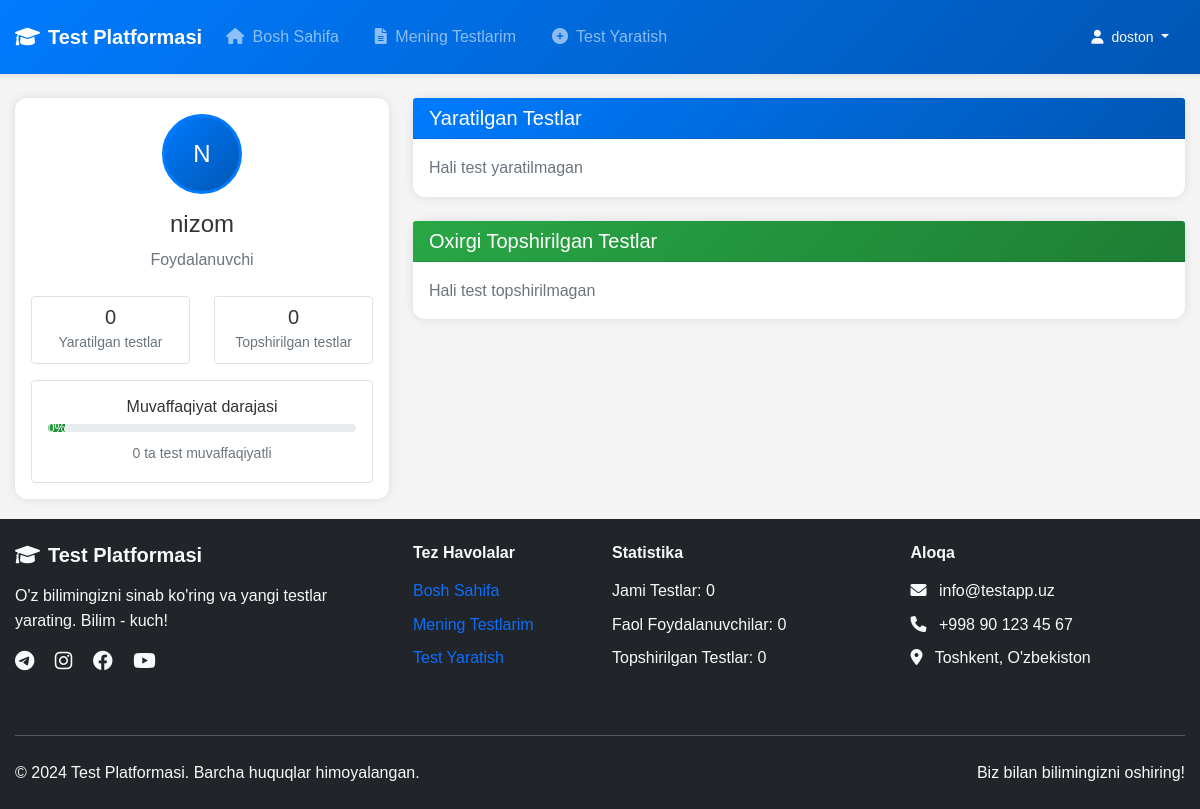
The page /profile/nizom/ (signed in) on the database as committed earlier.
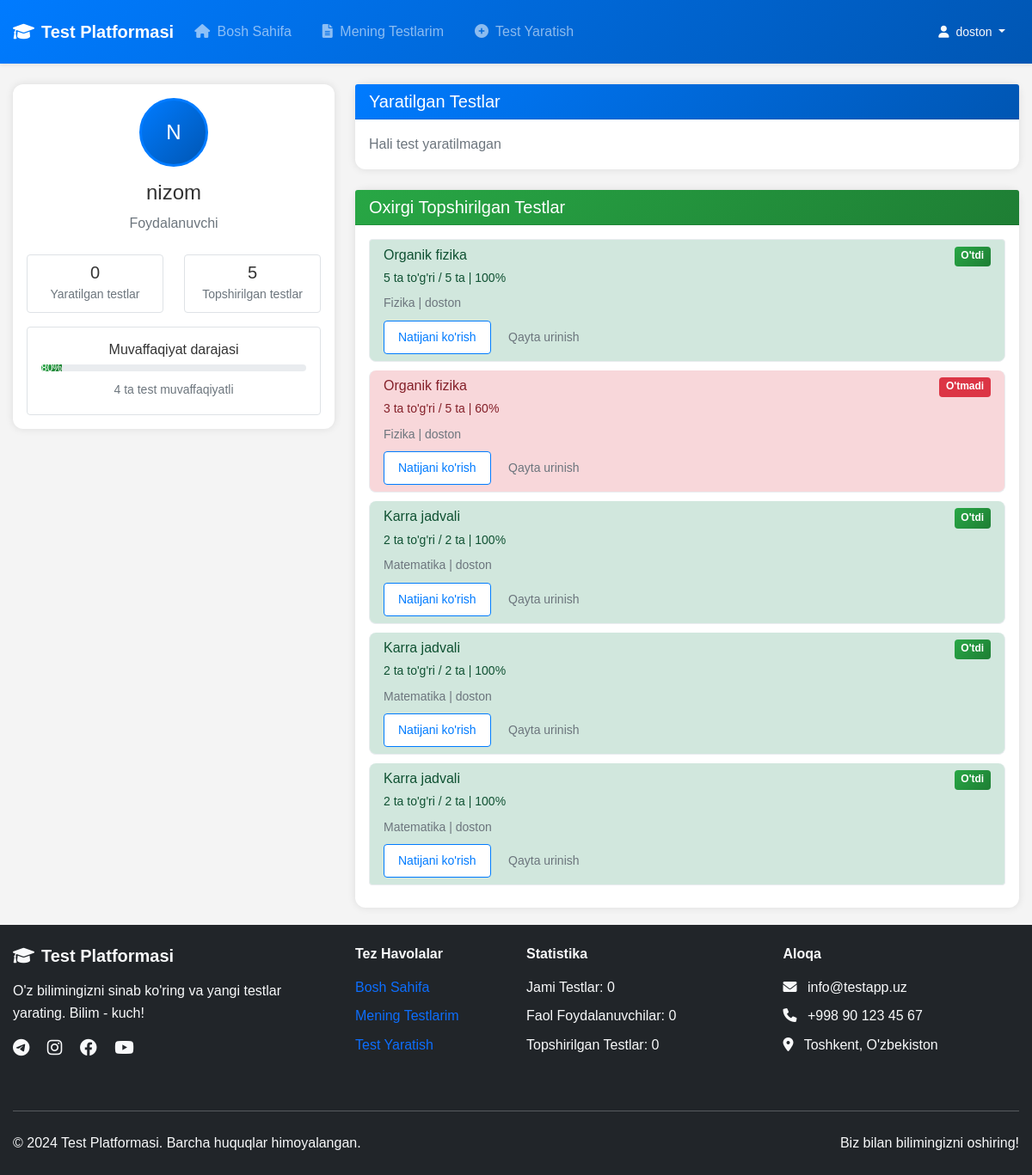
The same page on the database as committed later.
### main/models.py (models this page shows, shortened)
class CheckTest(models.Model):
    student = models.ForeignKey(User, on_delete=models.CASCADE)
    test = models.ForeignKey(Test, on_delete=models.CASCADE)
    finded_questions = models.PositiveBigIntegerField(default=0)
    user_passed = models.BooleanField(default=False)
    percentage = models.PositiveBigIntegerField(default=0)

class Test(models.Model):
    author = models.ForeignKey(User, on_delete=models.CASCADE)
    category = models.ForeignKey(Category, on_delete=models.CASCADE)
    title = models.CharField(max_length=200)
    maximum_attempts = models.PositiveBigIntegerField()
    start_date = models.DateTimeField(default=timezone.now)
    end_date = models.DateTimeField(default=timezone.now() + datetime.timedelta(days=10))
    pass_percentage = models.PositiveBigIntegerField()

class Category(models.Model):
    name = models.CharField(max_length=100)

### main/views.py (the view)
# urls.py: path('profile/<str:username>/', views.profile, name='profile'),
@login_required(login_url='login')
def profile(request, username):
    user = get_object_or_404(User, username=username)
    user_tests = Test.objects.filter(author=user)
    user_checktests = CheckTest.objects.filter(student=user)
    total_tests_created = user_tests.count()
    total_tests_taken = user_checktests.count()
    passed_tests = user_checktests.filter(user_passed=True).count()
    context = {
        'profile_user': user,
        'user_tests': user_tests,
        'user_checktests': user_checktests.order_by('-id')[:10],
        'total_tests_created': total_tests_created,
        'total_tests_taken': total_tests_taken,
        'passed_tests': passed_tests,
        'success_rate': (passed_tests * 100 // total_tests_taken) if total_tests_taken > 0 else 0,
    }
    return render(request, 'profile.html', context)

### templates/profile.html (shortened to what the changed rows need)
{% extends "base.html" %}
{% block content %}
<div class="container mt-4">
    <div class="row">
        <div class="col-md-4">
            <div class="card">
                <div class="card-body text-center">
                    <div class="row mt-4">
                        <div class="col-6">
                            <div class="border rounded p-2">
                                <h5 class="mb-0">{{ total_tests_taken }}</h5>
                                <small class="text-muted">Topshirilgan testlar</small>
                            </div>
                        </div>
                    </div>
                    <div class="mt-3">
                        <div class="border rounded p-3">
                            <h6 class="mb-2">Muvaffaqiyat darajasi</h6>
                            <div class="progress mb-2">
                                <div class="progress-bar bg-success" role="progressbar"
                                     style="width: {{ success_rate }} %;"
                                     aria-valuenow="{{ success_rate }}"
                                     aria-valuemin="0"
                                     aria-valuemax="100">
                                    {{ success_rate }}%
                                </div>
                            </div>
                            <small class="text-muted">{{ passed_tests }} ta test muvaffaqiyatli</small>
                        </div>
                    </div>
                </div>
            </div>
        </div>
        <div class="col-md-8">
            <div class="card">
                <div class="card-body">
                    {% if user_checktests %}
                        <div class="list-group">
                            {% for checktest in user_checktests %}
                            <div class="list-group-item {% if checktest.user_passed %}list-group-item-success{% else %}list-group-item-danger{% endif %}">
                                <div class="d-flex w-100 justify-content-between">
                                    <h6 class="mb-1">{{ checktest.test.title }}</h6>
                                    <span class="badge {% if checktest.user_passed %}bg-success{% else %}bg-danger{% endif %}">
                                        {% if checktest.user_passed %}O'tdi{% else %}O'tmadi{% endif %}
                                    </span>
                                </div>
                                <p class="mb-1">
                                    <small>
                                        {{ checktest.finded_questions }} ta to'g'ri / {{ checktest.test.question_set.count }} ta
                                        | {{ checktest.percentage }}%
                                    </small>
                                </p>
                                <small class="text-muted">
                                    {{ checktest.test.category.name }} |
                                    {{ checktest.test.author.username }}
                                </small>
                                <div class="mt-2">
                                    <a href="{% url 'test_result' checktest.id %}" class="btn btn-sm btn-outline-primary">
                                        Natijani ko'rish
                                    </a>
                                    <a href="{% url 'ready_to_test' checktest.test.id %}" class="btn btn-sm btn-outline-secondary">
                                        Qayta urinish
                                    </a>
                                </div>
                            </div>
                            {% endfor %}
                        </div>
                    {% else %}
                        <p class="text-muted mb-0">Hali test topshirilmagan</p>
                    {% endif %}
                </div>
            </div>
        </div>
    </div>
</div>
{% endblock content %}

Rows that differ between the two databases and show on the page:
added CheckTest: test "Organik fizika", user_passed "O'tdi", finded_questions "5", test.question_set.count "5", percentage "100", test.category.name "Fizika", test.author.username "doston"
added CheckTest: test "Organik fizika", user_passed "O'tmadi", finded_questions "3", test.question_set.count "5", percentage "60", test.category.name "Fizika", test.author.username "doston"
added CheckTest: test "Karra jadvali", user_passed "O'tdi", finded_questions "2", test.question_set.count "2", percentage "100", test.category.name "Matematika", test.author.username "doston"
added CheckTest: test "Karra jadvali", user_passed "O'tdi", finded_questions "2", test.question_set.count "2", percentage "100", test.category.name "Matematika", test.author.username "doston"
added CheckTest: test "Karra jadvali", user_passed "O'tdi", finded_questions "2", test.question_set.count "2", percentage "100", test.category.name "Matematika", test.author.username "doston"
Other text that changed with them:
{{ total_tests_taken }}: "0" → "5"
{{ success_rate }}: 0 → 80 (drawn)
{{ success_rate }}: "0" → "80"
{{ passed_tests }}: "0" → "4"
text no longer shown: "Hali test topshirilmagan"
